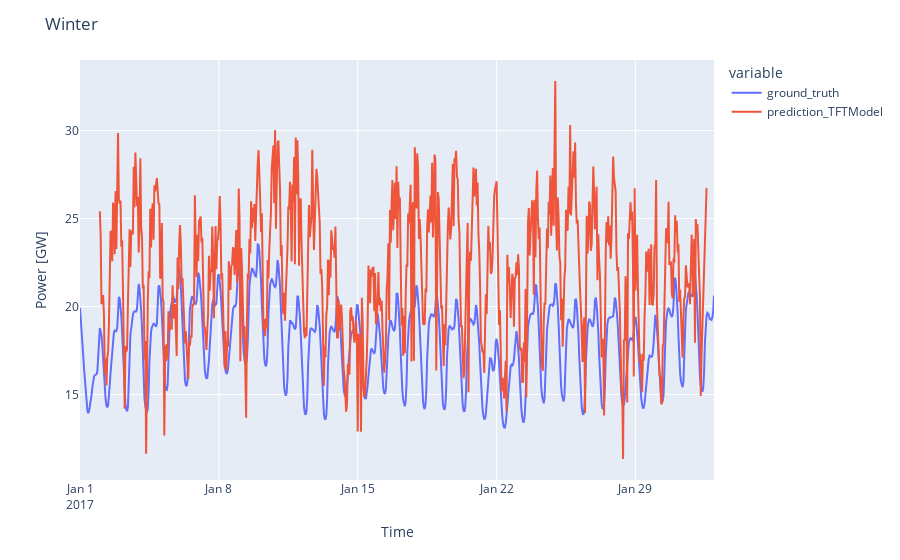
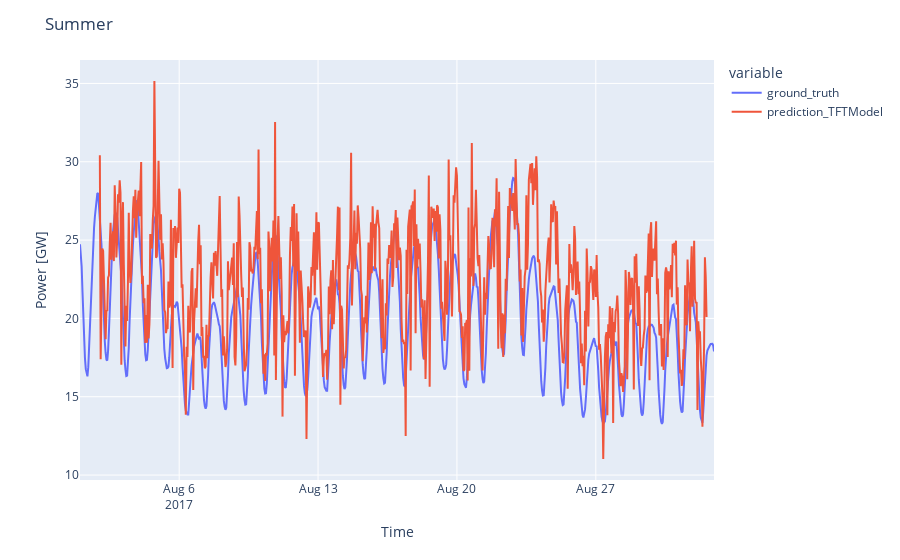

The notebook cell these images were saved under, in order:
### Markdown cell above
### Plot 1: Side-by-side comparison of the models

### Code cell
for season, (_, preds_per_model, gt) in dict_result_season.items():
    fig = px.line(gt.pd_series().to_frame("ground_truth"))
    for model_name in model_names:
        preds = preds_per_model[model_name]
        fig.add_scatter(x=preds.pd_series().index, y=preds.pd_series().values, name="prediction_" + model_name)
    
    fig.update_layout(title=f"{season}")
    fig.update_xaxes(title_text="Time")
    fig.update_yaxes(title_text=f"Power [{ts_train.components[0][-2:]}]")
    fig.show()
    wandb.log({f"{season} - Side-by-side comparison of predictions and the ground truth for {config.spatial_scale} in {config.location}": fig})

### Figure 1 — Plotly figure (JSON) as saved in the notebook; plotly's stock layout.template omitted (floating-point values rounded to 4 significant figures; data arrays with more than 128 entries replaced by an {"elided": "..."} marker saying what was removed)
{"data": [{"hovertemplate": "variable=ground_truth<br>datetime=%{x}<br>value=%{y}<extra></extra>", "legendgroup": "ground_truth", "line": {"color": "#636efa", "dash": "solid"}, "marker": {"symbol": "circle"}, "mode": "lines", "name": "ground_truth", "orientation": "v", "showlegend": true, "type": "scatter", "x": {"elided": "768 str values"}, "xaxis": "x", "y": {"elided": "768 float values"}, "yaxis": "y"}, {"name": "prediction_TFTModel", "type": "scatter", "x": {"elided": "735 str values"}, "y": {"elided": "735 float values"}}], "layout": {"legend": {"title": {"text": "variable"}, "tracegroupgap": 0}, "margin": {"t": 60}, "title": {"text": "Winter"}, "xaxis": {"anchor": "y", "domain": [0, 1], "title": {"text": "Time"}}, "yaxis": {"anchor": "x", "domain": [0, 1], "title": {"text": "Power [GW]"}}}}

### Figure 2 — Plotly figure (JSON) as saved in the notebook; plotly's stock layout.template omitted (floating-point values rounded to 4 significant figures; data arrays with more than 128 entries replaced by an {"elided": "..."} marker saying what was removed)
{"data": [{"hovertemplate": "variable=ground_truth<br>datetime=%{x}<br>value=%{y}<extra></extra>", "legendgroup": "ground_truth", "line": {"color": "#636efa", "dash": "solid"}, "marker": {"symbol": "circle"}, "mode": "lines", "name": "ground_truth", "orientation": "v", "showlegend": true, "type": "scatter", "x": {"elided": "768 str values"}, "xaxis": "x", "y": {"elided": "768 float values"}, "yaxis": "y"}, {"name": "prediction_TFTModel", "type": "scatter", "x": {"elided": "735 str values"}, "y": {"elided": "735 float values"}}], "layout": {"legend": {"title": {"text": "variable"}, "tracegroupgap": 0}, "margin": {"t": 60}, "title": {"text": "Summer"}, "xaxis": {"anchor": "y", "domain": [0, 1], "title": {"text": "Time"}}, "yaxis": {"anchor": "x", "domain": [0, 1], "title": {"text": "Power [GW]"}}}}
